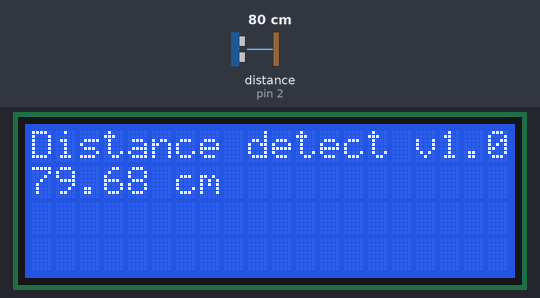
This sketch was run on a simulated Arduino Uno, built with avr-gcc and run on an emulated ATmega328P. Parts: 20×4 character LCD. Wiring (inferred from the names in the program): ultrasonic range finder: trigger pin 4; echo pin 2. The inputs (shaded band) are chosen by the test bench; at power-on: distance to the obstacle (sensor on pin 2) 80 cm. The echo pulse lasts 58.3 µs per cm; what the sketch prints to the serial monitor is not drawn.

Above: at 1.2 s.
1.3 s: distance to the obstacle (sensor on pin 2) set to 2 cm
At 2.5 s:
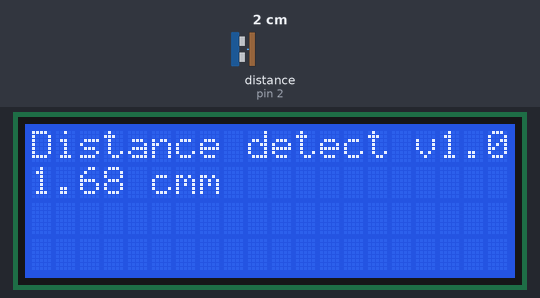
4.7 s: distance to the obstacle (sensor on pin 2) set to 4 cm
At 7.1 s:
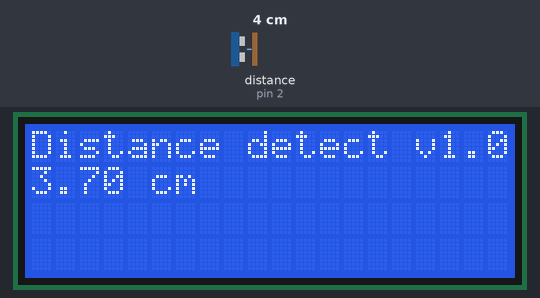
7.7 s: distance to the obstacle (sensor on pin 2) set to 9 cm
At 9.4 s:
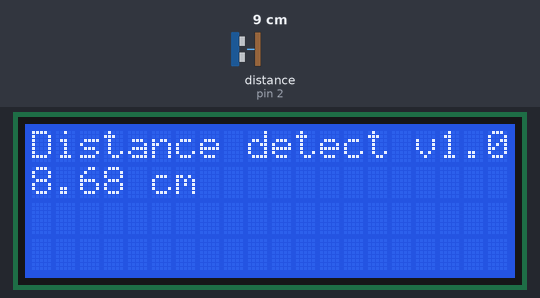
Timing chart, 0 to 10.9 s (numbered marks = the images above; inputs shaded):
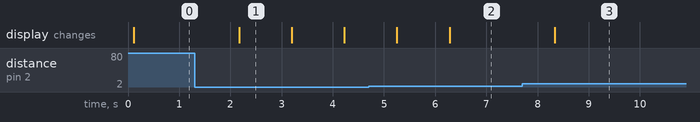

The sketch:

SensorDistancia.ino
```cpp
#include <Wire.h>
#include <LiquidCrystal_I2C.h>
#define WHITE_LINE "                    "

long tiempo;
int disparador = 4;   // triger
int entrada = 2;      // echo
float distancia;

LiquidCrystal_I2C lcd(0x3F,20,4);  //

void setup() {
  // put your setup code here, to run once:
  pinMode(disparador, OUTPUT);
  pinMode(entrada, INPUT);

  Serial.begin(9600);

  lcd.init();
  lcd.backlight();
  lcd.print("Distance detect v1.0");
}

void loop() {
  // put your main code here, to run repeatedly:
// lanzamos un pequeño pulso para activar el sensor
  digitalWrite(disparador, HIGH);
  delayMicroseconds(10);
  digitalWrite(disparador, LOW);

  // medimos el pulso de respuesta
  tiempo = (pulseIn(entrada, HIGH)/2); // dividido por 2 por que es el
                                       // tiempo que el sonido tarda
                                       // en ir y en volver
  // ahora calcularemos la distancia en cm
  // sabiendo que el espacio es igual a la velocidad por el tiempo
  // y que la velocidad del sonido es de 343m/s y que el tiempo lo
  // tenemos en millonesimas de segundo
  distancia = float(tiempo * 0.0343);

  // y lo mostramos por el puerto serie una vez por segundo
  Serial.println(distancia);
  lcd.print(WHITE_LINE);
  lcd.setCursor(0, 1);
  lcd.print(distancia);
  lcd.print(" cm");

  delay(1000);
}
```

Measured:
- after the input at 1.3 s, the display: changes after 0.87 s (image 1)
- after the input at 4.7 s, the display: first changes after 0.55 s (image 2 shows a later state)
- after the input at 7.7 s, the display: changes after 0.64 s (image 3)
- what the display in image 1 shows lasts 1.0 s, from 2.2 s to 3.2 s
